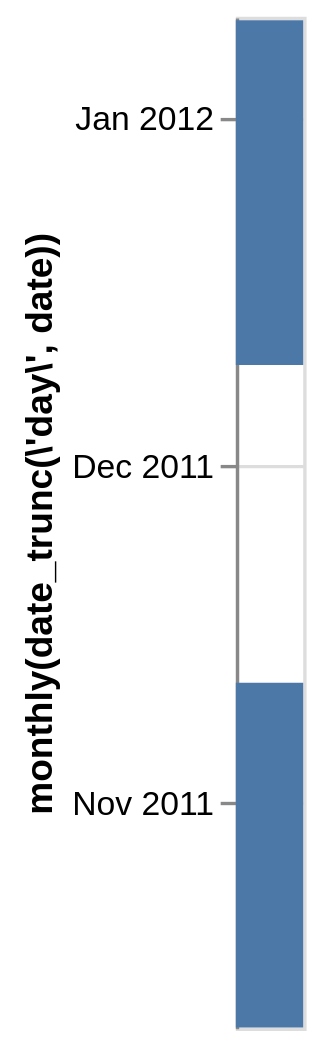

Vega-Lite specification stored for this chart:
### Vega specification from a JSON file in a GitHub repository (floating-point values rounded to 4 significant figures)
{"$schema": "https://vega.github.io/schema/vega/v6.json", "background": "white", "padding": 5, "width": 20, "height": 300, "style": "cell", "data": [{"name": "source_0", "values": [{"monthly(date_trunc('day', date))": "2011-12-10"}, {"monthly(date_trunc('day', date))": "2011-10-12"}]}, {"name": "data_0", "source": "source_0", "transform": [{"type": "formula", "expr": "toDate(datum[\"monthly(date_trunc('day', date))\"])", "as": "monthly(date_trunc('day', date))"}, {"type": "formula", "expr": "utcOffset('month', datum['monthly(date_trunc(\\'day\\', date))'], 1)", "as": "monthly(date_trunc('day', date))_end"}, {"type": "filter", "expr": "(isDate(datum[\"monthly(date_trunc('day', date))\"]) || (isValid(datum[\"monthly(date_trunc('day', date))\"]) && isFinite(+datum[\"monthly(date_trunc('day', date))\"])))"}]}], "marks": [{"name": "marks", "type": "rect", "style": ["bar"], "from": {"data": "data_0"}, "encode": {"update": {"fill": {"value": "#4c78a8"}, "ariaRoleDescription": {"value": "bar"}, "description": {"signal": "\"monthly(date_trunc(\\'day\\', date)): \" + (utcFormat(datum[\"monthly(date_trunc('day', date))\"], timeUnitSpecifier([\"year\",\"month\"], {\"year-month\":\"%b %Y \",\"year-month-date\":\"%b %d, %Y \"})))"}, "x": {"field": {"group": "width"}}, "x2": {"value": 0}, "y2": {"scale": "y", "field": "monthly(date_trunc(\\'day\\', date))", "offset": {"signal": "0.5 + (abs(scale(\"y\", datum[\"monthly(date_trunc('day', date))_end\"]) - scale(\"y\", datum[\"monthly(date_trunc('day', date))\"])) < 0.25 ? 0.5 * (0.25 - (abs(scale(\"y\", datum[\"monthly(date_trunc('day', date))_end\"]) - scale(\"y\", datum[\"monthly(date_trunc('day', date))\"])))) : -0.5)"}}, "y": {"scale": "y", "field": "monthly(date_trunc(\\'day\\', date))_end", "offset": {"signal": "0.5 + (abs(scale(\"y\", datum[\"monthly(date_trunc('day', date))_end\"]) - scale(\"y\", datum[\"monthly(date_trunc('day', date))\"])) < 0.25 ? -0.5 * (0.25 - (abs(scale(\"y\", datum[\"monthly(date_trunc('day', date))_end\"]) - scale(\"y\", datum[\"monthly(date_trunc('day', date))\"])))) : 0.5)"}}}}}], "scales": [{"name": "y", "type": "utc", "domain": {"data": "data_0", "fields": ["monthly(date_trunc(\\'day\\', date))", "monthly(date_trunc(\\'day\\', date))_end"]}, "range": [{"signal": "height"}, 0]}], "axes": [{"scale": "y", "orient": "left", "grid": true, "tickCount": {"signal": "ceil(height/40)"}, "tickMinStep": {"signal": "datetime(2001, 1, 1, 0, 0, 0, 0) - datetime(2001, 0, 1, 0, 0, 0, 0)"}, "domain": false, "labels": false, "aria": false, "maxExtent": 0, "minExtent": 0, "ticks": false, "zindex": 0}, {"scale": "y", "orient": "left", "grid": false, "title": "monthly(date_trunc(\\'day\\', date))", "format": {"signal": "timeUnitSpecifier([\"year\",\"month\"], {\"year-month\":\"%b %Y \",\"year-month-date\":\"%b %d, %Y \"})"}, "labelOverlap": true, "tickCount": {"signal": "ceil(height/40)"}, "tickMinStep": {"signal": "datetime(2001, 1, 1, 0, 0, 0, 0) - datetime(2001, 0, 1, 0, 0, 0, 0)"}, "zindex": 0}]}
